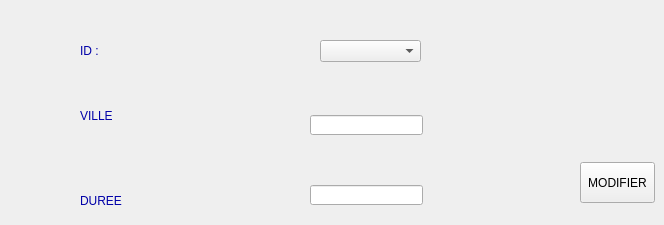
     <widget class="QWidget" name="tab_33">
      <attribute name="title">
       <string>modifier</string>
      </attribute>
      <widget class="QLineEdit" name="lineEdit_VILLE_mod">
       <property name="geometry">
        <rect>
         <x>310</x>
         <y>115</y>
         <width>113</width>
         <height>20</height>
        </rect>
       </property>
      </widget>
      <widget class="QLineEdit" name="lineEdit_DURREE_mod">
       <property name="geometry">
        <rect>
         <x>310</x>
         <y>185</y>
         <width>113</width>
         <height>20</height>
        </rect>
       </property>
      </widget>
      <widget class="QLabel" name="label_92">
       <property name="geometry">
        <rect>
         <x>80</x>
         <y>35</y>
         <width>111</width>
         <height>31</height>
        </rect>
       </property>
       <property name="styleSheet">
        <string notr="true">font: 63 italic 18pt &quot;Lucida Sans&quot;;
color: rgb(0, 0, 168);</string>
       </property>
       <property name="text">
        <string>ID :</string>
       </property>
      </widget>
      <widget class="QLabel" name="label_93">
       <property name="geometry">
        <rect>
         <x>80</x>
         <y>185</y>
         <width>81</width>
         <height>31</height>
        </rect>
       </property>
       <property name="styleSheet">
        <string notr="true">font: 63 italic 17pt &quot;Lucida Sans&quot;;
color: rgb(0, 0, 168);</string>
       </property>
       <property name="text">
        <string>DUREE</string>
       </property>
      </widget>
      <widget class="QLabel" name="label_94">
       <property name="geometry">
        <rect>
         <x>80</x>
         <y>100</y>
         <width>71</width>
         <height>31</height>
        </rect>
       </property>
       <property name="styleSheet">
        <string notr="true">font: 63 italic 17pt &quot;Lucida Sans&quot;;
color: rgb(0, 0, 168);</string>
       </property>
       <property name="text">
        <string>VILLE</string>
       </property>
      </widget>
      <widget class="QComboBox" name="comboBox_ID_DEST_mod">
       <property name="geometry">
        <rect>
         <x>320</x>
         <y>40</y>
         <width>101</width>
         <height>22</height>
        </rect>
       </property>
      </widget>
      <widget class="QPushButton" name="mod_dest">
       <property name="geometry">
        <rect>
         <x>580</x>
         <y>162</y>
         <width>75</width>
         <height>41</height>
        </rect>
       </property>
       <property name="text">
        <string>MODIFIER</string>
       </property>
      </widget>
     </widget>
